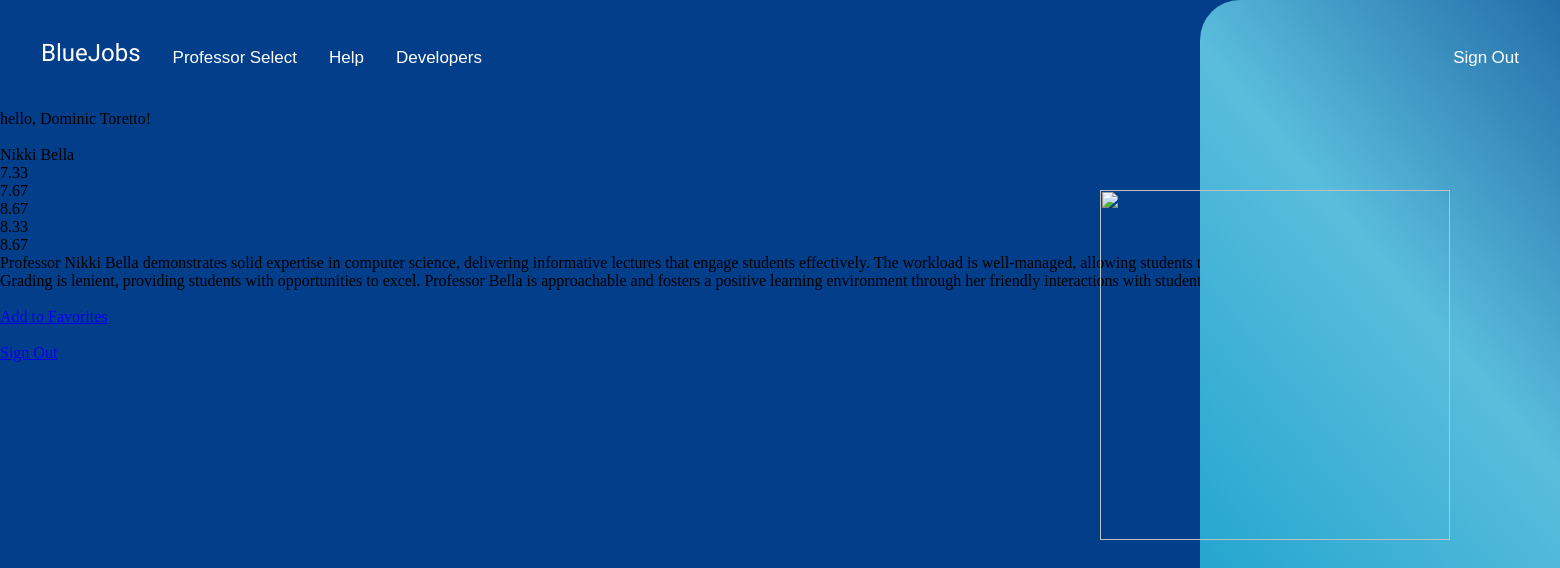
The page /professor_select/courses/11/professor/11/details (signed in) on the database its author committed.
### landing_page/models.py (models this page shows, shortened)
class User(AbstractBaseUser, PermissionsMixin):
    email = models.EmailField(unique=True)
    is_student = models.BooleanField(default=False)
    is_department = models.BooleanField(default=False)
    is_staff = models.BooleanField(default=False)
    objects = UserManager()
    USERNAME_FIELD = 'email'
    REQUIRED_FIELDS = []

class Student(User):
    student_ID = models.IntegerField(default=200000, null=False, unique=True)
    student_name = models.CharField(max_length=255, null=False)
    degree_program = models.CharField(max_length=255, null=False)

### professor_select/models.py (models this page shows, shortened)
class Professor (models.Model):
    professor_name = models.CharField(max_length = 255)
    email = models.EmailField(max_length = 255, unique = True)
    def __str__(self):
        return '{}'.format(self.professor_name)

class ProfessorRating (models.Model):
    student = models.ForeignKey (Student, related_name = "student_reviews",
                                 on_delete = models.CASCADE)
    professor = models.ForeignKey (Professor, related_name = "professor_ratings",
                                 on_delete = models.CASCADE)
    course = models.ForeignKey (Course, related_name = "student_reviews",
                                 on_delete = models.CASCADE)
    subject_matter_expertise = models.PositiveIntegerField(validators = [MinValueValidator(0), MaxValueValidator(10)])
    workload_management = models.PositiveIntegerField(validators = [MinValueValidator(0), MaxValueValidator(10)])
    grading_leniency = models.PositiveIntegerField(validators = [MinValueValidator(0), MaxValueValidator(10)])
    approachability = models.PositiveIntegerField(validators = [MinValueValidator(0), MaxValueValidator(10)])
    friendliness = models.PositiveIntegerField(validators = [MinValueValidator(0), MaxValueValidator(10)])
    comment = models.TextField()
    class Meta:
        constraints = [
            models.UniqueConstraint(fields=['student', 'professor', 'course'], name='student_rating')
        ]

### professor_select/views.py (the view)
# urls.py: path('courses/<int:course>/professor/<int:pk>/details', professor_detail_view, name = 'professor_details'),
def professor_detail_view(request, course, **kwarg) :
    if request.user.is_authenticated and request.user.is_student:
        current_user = request.user
        student = Student.objects.get(pk = current_user.pk)
        professor = Professor.objects.get(pk=kwarg['pk'])
        course = Course.objects.get(pk=course)
        args = {
            'professor': professor,
            'user': student,
            'course_selected': course
        }
        if len(professor.professor_ratings.all()) > 0:
            comment = professor.professor_ratings.all()[0].comment
            scores = professor.professor_ratings.aggregate(Avg('subject_matter_expertise'),
                    Avg('workload_management'), Avg('grading_leniency'),
                    Avg('approachability'), Avg('friendliness'))
            args['comment'] = comment
            args['expertise'] =  round(scores['subject_matter_expertise__avg'], 2)
            args['workload'] = round(scores['workload_management__avg'], 2)
            args['grading'] = round(scores['grading_leniency__avg'], 2)
            args['approachability'] = round(scores['approachability__avg'], 2)
            args['friendliness'] = round(scores['friendliness__avg'], 2)
        else:
            args['comment'] = "No Ratings for this professor."
        '''
        the try-except fragment bellow checks if the professor has been added to student's favorites,
        catches when an empty query exception is raised
        '''
        try:
            if student.favorites.get(professor=professor, course=course) is not None:
                args['is_added'] = True
        except Exception as x:
            print(x)
            args['is_added'] = False
        return render(request,'professor_select/professor-details.html', args)
    else:
        return redirect('landing_page:home')

### professor_select/templates/professor_select/professor-details.html (shortened to what this page needs)
{% extends 'base.html' %}
{% load static %}
{% block content %}
    <ul class="navbar">
        <li><a class="bluejobsnav" href="{% url 'landing_page:homepage-student' %}">BlueJobs</a></li>
        <li><a href="{% url 'professor_select:course_select' %}">Professor Select</a></li>
        <li><a href="{% url 'professor_select:course_select' %}">Help </a></li>
        <li><a href="{% url 'professor_select:course_select' %}">Developers </a></li>
        <li><a class="contrast-signout" href="{% url 'landing_page:login' %}">Sign Out</a></li>
    </ul>
    <img src="{% static 'profselect_icon.png' %}" class="landing-icon">
    hello, {{ user.student_name }}! <br><br>
    {{ professor }} <br>
    {{ expertise }} <br>
    {{ workload }} <br>
    {{ grading }} <br>
    {{ approachability }} <br>
    {{ friendliness }} <br>
    {{ comment }} <br>
    <br>
    {% if is_added %}
    <a href = "{% url 'professor_select:remove_professor' course_selected.pk professor.pk %}"> Remove {{ professor }} from Favorites </a><br>
    {% else %}
        <a href = "{% url 'professor_select:add_professor' course_selected.pk professor.pk %}">Add to Favorites </a><br>
    {% endif %}
    <br>
    <a href="{% url 'landing_page:home' %}">Sign Out</a>
{% endblock %}

### static/style.css (style rules this page uses)
body { background: linear-gradient(120deg, #023E8A, #023E8A, #5ABDDC, #0D9CCA); background-size: 300% 300%; animation: gradient 15s ease infinite; height: 100vh; margin: 0; overflow-y: hidden; }
.landing-icon { position: absolute; width: 350px; height: 350px; top: 190px; left: 1100px; transform: translateY(0); animation: bob2 2s ease-in-out; animation-direction: alternate; animation-iteration-count: infinite; z-index: 3; }
.contrast-signout { color: white !important; }
.navbar { position: relative; list-style-type: none; margin: 25px; padding: 0; overflow: hidden; background-color: transparent; font-family: "Noto Sans Khojki", sans-serif; font-weight: 400; font-style: normal; font-size: 17px; z-index: 9999; }
.navbar li:last-child { float: right; }
.bluejobsnav { font-family: "Bowlby One SC", sans-serif; font-weight: 400; font-size: 24px; font-style: normal; }
li { float: left; }
li a { display: block; color: white; text-align: center; padding: 14px 16px; text-decoration: none; border-radius: 10px; transition: 0.3s; float: left; }

### rows shown on the page
Student: student_name "Dominic Toretto"
Professor: professor_name "Nikki Bella"
ProfessorRating: comment "Professor Nikki Bella demonstrates solid expertise in computer science, delivering informative lectures that engage students effectively. The workload is well-managed, allowing students to explore concepts without feeling overwhelmed. Grading is lenient, providing students with opportunities to excel. Professor Bella is approachable and fosters a positive learning environment through her friendly interactions with students."

### other values the page prints
{{ expertise }} "7.33"
{{ workload }} "7.67"
{{ grading }} "8.67"
{{ approachability }} "8.33"
{{ friendliness }} "8.67"
